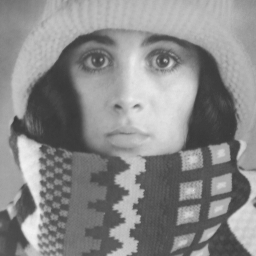
%> input picture Chapter04/images/trui.png, 256 x 256 px
$ octave minmac_ex.m   (GNU Octave 9; MATLAB toolbox functions it lacks are replaced by stand-ins)
%> lines starting %> are read from the running program, lines starting %| are printed output that depends on the picture
A = imread('images/trui.png');
%> A is the input picture: size 256x256 uint8; min 56, max 241, mean 137.7

% Apply minimum filter
min_filt = ordfilt2(A, 1, ones(5));
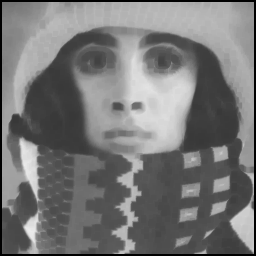
%> min_filt: size 256x256 uint8; min 0, max 236, mean 118.2

% Apply maximum filter
max_filt = ordfilt2(A, 25, ones(5));
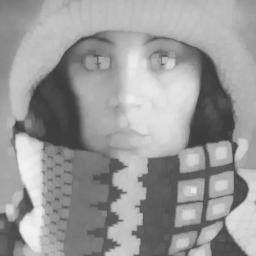
%> max_filt: size 256x256 uint8; min 59, max 241, mean 153.4

% Subtract min from max
B = imsubtract(max_filt, min_filt);
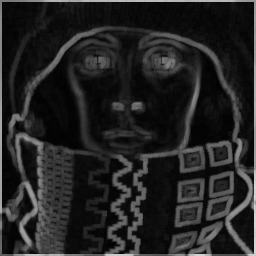
%> B: size 256x256 uint8; min 2, max 215, mean 35.2

% Display images
subplot(1, 4, 1), imshow(A);
subplot(1, 4, 2), imshow(min_filt);
subplot(1, 4, 3), imshow(max_filt, []);
subplot(1, 4, 4), imshow(B, []);

$ run again, with Chapter04/images/circuit.tif saved as Chapter04/images/trui.png
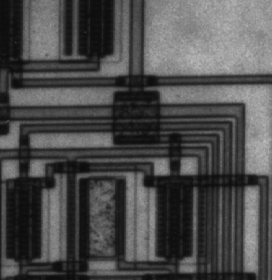
%> input picture Chapter04/images/circuit.tif, 272 x 280 px
%> A is the input picture: size 280x272 uint8; min 12, max 191, mean 76.3
%> `min_filt = ordfilt2(A, 1, ones(5));`:
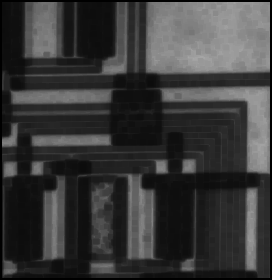
%> min_filt: size 280x272 uint8; min 0, max 167, mean 57.4
%> `B = imsubtract(max_filt, min_filt);`:
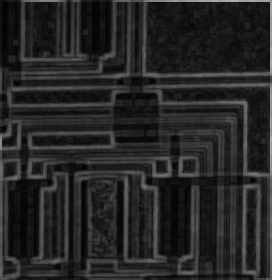
%> B: size 280x272 uint8; min 2, max 175, mean 37.4
